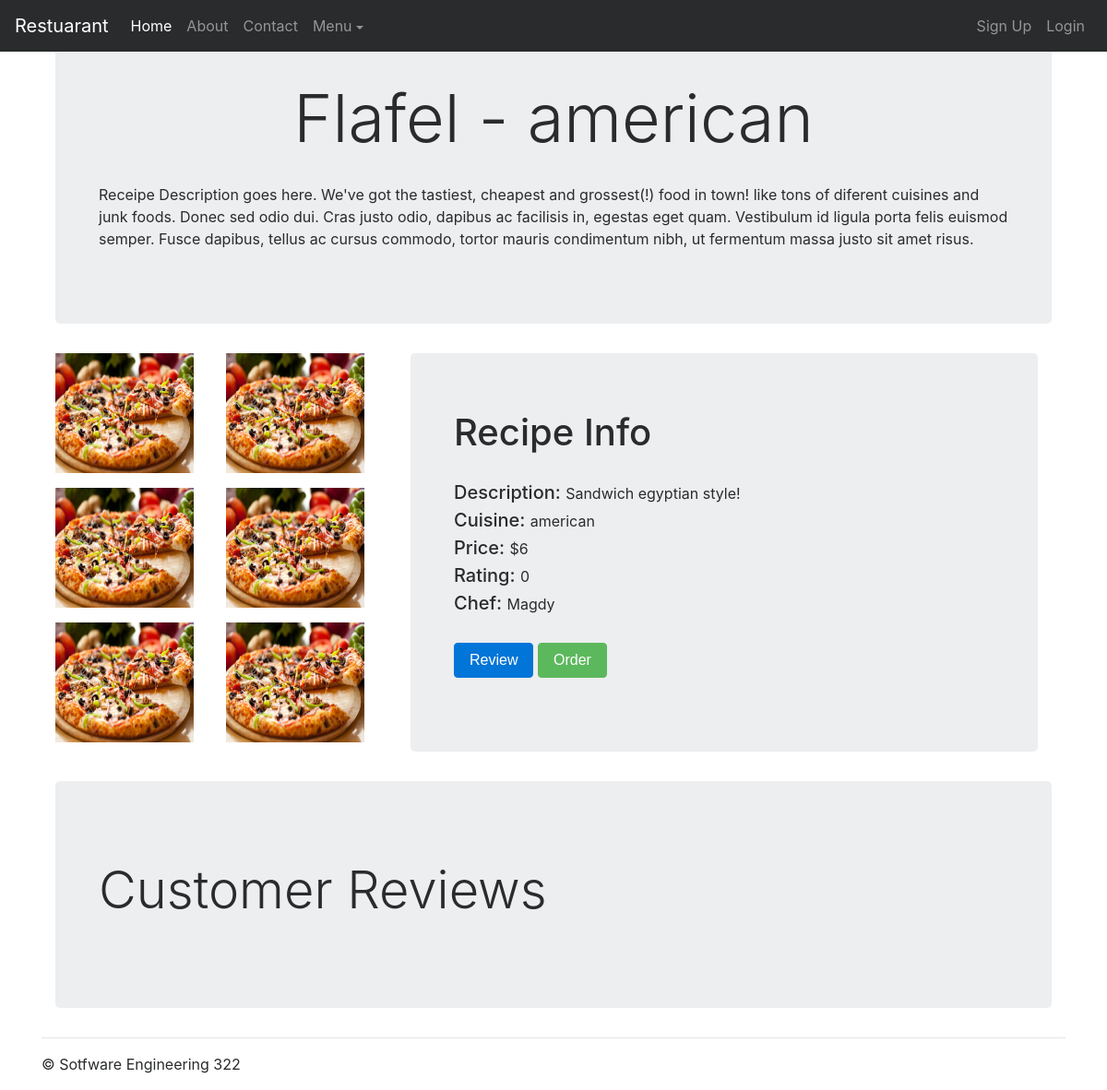
/recipies/recipes/american/Flafel/, run on the app's committed database.
### recipes/models.py (models this page shows, shortened)
class Recipe(models.Model):
    name = models.CharField(max_length=100,blank=False)
    description = models.TextField(blank=False)
    price = models.PositiveIntegerField(blank=False)
    chef = models.ForeignKey(Chef)
    cuisine = models.CharField(max_length=100, default='')
    customers = models.ManyToManyField(Customer)
    avg_rating = models.PositiveIntegerField(default=0)
    num_reviews = models.PositiveIntegerField(default=0)
    def __str__(self):
        return self.name
    def get_absolute_url(self):
        return reverse ('recipes:recipe', kwargs={'food':self.name, 'cuisine':self.cuisine} )

class Chef(models.Model):
    name = models.CharField(max_length=100, blank=False)
    complaints = models.IntegerField(default=0)
    def __str__(self):
        return self.name

### recipes/views.py (the view, shortened to what this page needs)
# urls.py: url(r'^recipes/(?P<cuisine>\w+)/(?P<food>\w+)/$', views.recipe, name='recipe'),
def recipe(request, cuisine=None, food=None):
    form = ReviewForm()
    recipe = Recipe.objects.get(name=food)
    reviews = Review.objects.filter(recipe=recipe)
    context = {
                'recipe': recipe,
                'reviews': reviews,
                'form' : form
                }
    return render(request, 'recipes/recipe.html', context)

### recipes/models.py (called while the page is built)
    def __str__(self):
        return self.name

### templates/recipes/recipe.html (shortened to what this page needs)
{% extends 'recipes/base.html'%}
{% block jumbotron %}
<div class="container">
<div class="jumbotron">
  <div class="container">
    <br><h1 class="display-3 text-center" >{{recipe.name}} - {{recipe.cuisine}} </h1><br>
    <p>Receipe Description goes here. We've got the tastiest, cheapest and grossest(!) food in town! like tons of diferent cuisines and junk foods. Donec sed odio dui. Cras justo odio, dapibus ac facilisis in, egestas eget quam. Vestibulum id ligula porta felis euismod semper. Fusce dapibus, tellus ac cursus commodo, tortor mauris condimentum nibh, ut fermentum massa justo sit amet risus.</p>
  </div>
</div>
</div>
{% endblock jumbotron %}
{% load static %}
{% block recipes %}
<div class="container">
  <div class="row">
    <div class="col-xs-6 col-md-2 col-lg-2">
      <div class="thumbnail">
        <p><img width="150" height="130" src="{% static "img/sample.jpg" %}" alt="img"></p>
        <p><img width="150" height="130" src="{% static "img/sample.jpg" %}" alt="img"></p>
        <p><img width="150" height="130" src="{% static "img/sample.jpg" %}" alt="img"></p>
      </div>
    </div>
    <div class="col-sm-6 col-md-2 col-lg-2">
      <div class="thumbnail">
        <p><img width="150" height="130" src="{% static "img/sample.jpg" %}" alt="img"></p>
        <p><img width="150" height="130" src="{% static "img/sample.jpg" %}" alt="img"></p>
        <p><img width="150" height="130" src="{% static "img/sample.jpg" %}" alt="img"></p>
      </div>
    </div>
    <div class="col-sm-6 col-md-8 col-lg-8">
      <div class="container">
      <div class="jumbotron">
        <div class="container">
          <h1 class="display-5 " >Recipe Info</h1><br>
          <h5>Description: <small> {{recipe.description}}</small></h5>
          <h5>Cuisine: <small> {{recipe.cuisine}}</small></h5>
          <h5>Price: <small> ${{recipe.price}}</small></h5>
          <h5>Rating: <small> {{recipe.avg_rating}}</small></h5>
          <h5>Chef: <small> {{recipe.chef}}</small></h5><br>
          <p><button class="btn btn-md btn-primary"
             name="button" id='review' data-target='#popup' data-toggle='modal'>Review</button>
            <button class="btn btn-md btn-success">Order</button></p>
        </div>
      </div>
      </div>
    </div>
  </div>
</div>
<div class="container">
<div class="jumbotron">
  <div class="container">
    <br><h1 class="display-4 ">Customer Reviews </h1><br>
  </div>
</div>
</div>
{% endblock recipes %}

### data on the page
Recipe: name "Flafel", cuisine "american", description "Sandwich egyptian style!", price "6", avg_rating "0", chef "Magdy"
